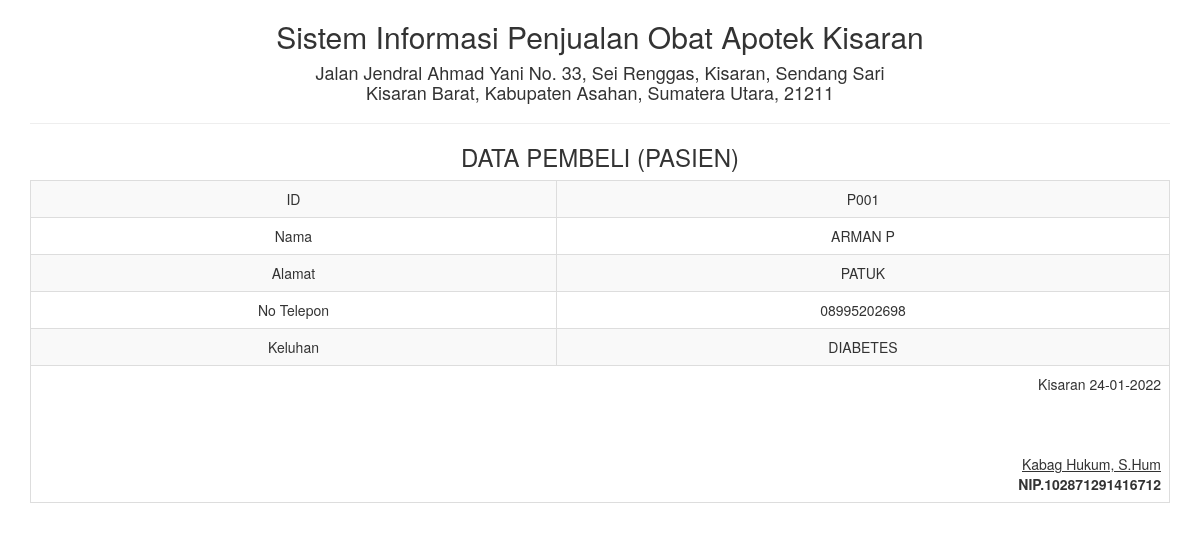
Page /report/laporan_pembelipersatu.php?id=P001 on the committed database.
### tables this page shows
CREATE TABLE `pasien` (
  `id_pasien` varchar(10) NOT NULL,
  `nama_pasien` varchar(50) NOT NULL,
  `alamat_pasien` varchar(100) NOT NULL,
  `no_telp` varchar(12) NOT NULL,
  `keluhan` varchar(200) NOT NULL
);

### report/laporan_pembelipersatu.php (the view, shortened to what this page needs)
<!DOCTYPE html>
<html>
    <head>
        <link href="../Assets/css/bootstrap.min.css" rel="stylesheet" type="text/css"/>
    </head>
    <body onload="print()">
        <?php
        $sql = "SELECT * FROM pasien WHERE id_pasien='" . $_GET ['id'] . "'";
        $query = mysqli_query($koneksi, $sql) or die("SQL Detail error");
        $data = mysqli_fetch_array($query);
        ?>
        <div class="container">
            <div class='row'>
                <div class="col-sm-12">
                    <div class="text-center">
                        <h2>Sistem Informasi Penjualan Obat Apotek Kisaran </h2>
                        <h4>Jalan Jendral Ahmad Yani No. 33, Sei Renggas, Kisaran, Sendang Sari <br> Kisaran Barat, Kabupaten Asahan, Sumatera Utara, 21211</h4>
                        <hr>
                        <h3>DATA PEMBELI (PASIEN)</h3>
                        <table class="table table-bordered table-striped table-hover">
                            <tbody>
								<tr>
                                    <td>ID</td> <td><?= $data['id_pasien'] ?></td>
                                </tr>
                                <tr>
                                    <td>Nama</td> <td><?= $data['nama_pasien'] ?></td>
                                </tr>
                                <tr>
                                    <td>Alamat</td> <td><?= $data['alamat_pasien'] ?></td>
                                </tr>
                                <tr>
                                    <td>No Telepon</td> <td><?= $data['no_telp'] ?></td>
                                </tr>
								<tr>
                                    <td>Keluhan</td> <td><?= $data['keluhan'] ?> </td>
                                </tr>
                            </tbody>
                            <tfoot>
                                <tr>
                                    <td colspan="2" class="text-right">
                                        Kisaran  <?= date("d-m-Y") ?>
                                        <br><br><br><br>
                                        <u>Kabag Hukum, S.Hum<strong></u><br>
                                        NIP.102871291416712
									</td>
								</tr>
							</tfoot>
                        </table>
                    </div>
                </div>
            </div>
    </body>
</html>

### rows in the picture
pasien: id_pasien "P001", nama_pasien "ARMAN P", alamat_pasien "PATUK", no_telp "08995202698", keluhan "DIABETES"
